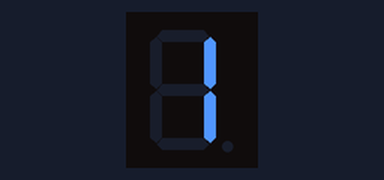
The sketch below on a simulated ESP8266 (NodeMCU). Shown: 1-digit seven-segment display. Wiring (inferred from the names in the program): 1-digit 7-segment display, segments lit when HIGH: segments D0, D1, D2, D3, D4, D5, D6, D7. The segment pins are drawn as the display they are named for.

Above: at 0.1 s.
At 5.1 s:
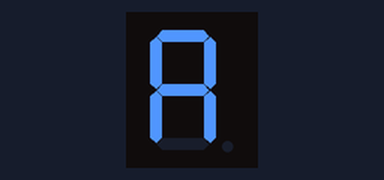
At 6.1 s:
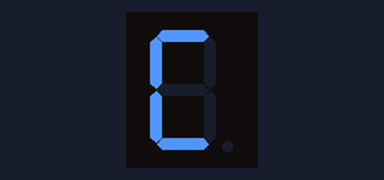
At 6.6 s:
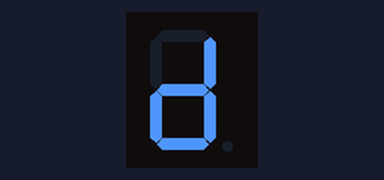
At 7.1 s:
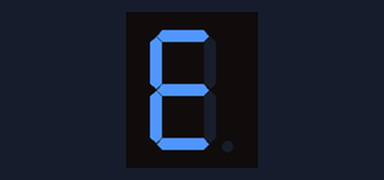
At 7.6 s:
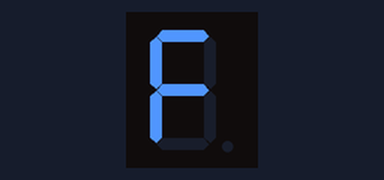

The sketch:

7-segment-display-esp32-c6-counter.ino
```cpp
#define A D0
#define B D1
#define C D2
#define D D3
#define E D4
#define F D5
#define G D6
#define DP D7

void clear(){
  digitalWrite(A, LOW);
  digitalWrite(B, LOW);
  digitalWrite(C, LOW);
  digitalWrite(D, LOW);
  digitalWrite(E, LOW);
  digitalWrite(F, LOW);
  digitalWrite(G, LOW);
  digitalWrite(DP, LOW);

}
void one(){
  digitalWrite(B, HIGH);
  digitalWrite(C, HIGH);
}
void two(){
  digitalWrite(A, HIGH);
  digitalWrite(B, HIGH);
  digitalWrite(D, HIGH);
  digitalWrite(E, HIGH);
  digitalWrite(G, HIGH);
}
void three(){
  digitalWrite(A, HIGH);
  digitalWrite(B, HIGH);
  digitalWrite(C, HIGH);
  digitalWrite(D, HIGH);
  digitalWrite(G, HIGH);
}
void four(){
  digitalWrite(B, HIGH);
  digitalWrite(C, HIGH);
  digitalWrite(F, HIGH);
  digitalWrite(G, HIGH);
}
void five(){
  digitalWrite(A, HIGH);
  digitalWrite(C, HIGH);
  digitalWrite(D, HIGH);
  digitalWrite(F, HIGH);
  digitalWrite(G, HIGH);
}
void six(){
  digitalWrite(A, HIGH);
  digitalWrite(C, HIGH);
  digitalWrite(D, HIGH);
  digitalWrite(E, HIGH);
  digitalWrite(F, HIGH);
  digitalWrite(G, HIGH);
}
void seven(){
  digitalWrite(A, HIGH);
  digitalWrite(B, HIGH);
  digitalWrite(C, HIGH);
}
void eight(){
  digitalWrite(A, HIGH);
  digitalWrite(B, HIGH);
  digitalWrite(C, HIGH);
  digitalWrite(D, HIGH);
  digitalWrite(E, HIGH);
  digitalWrite(F, HIGH);
  digitalWrite(G, HIGH);
}
void nine(){
  digitalWrite(A, HIGH);
  digitalWrite(B, HIGH);
  digitalWrite(C, HIGH);
  digitalWrite(F, HIGH);
  digitalWrite(G, HIGH);
}
void zero(){
  digitalWrite(A, HIGH);
  digitalWrite(B, HIGH);
  digitalWrite(C, HIGH);
  digitalWrite(D, HIGH);
  digitalWrite(E, HIGH);
  digitalWrite(F, HIGH);
}
void a(){
  digitalWrite(A, HIGH);
  digitalWrite(B, HIGH);
  digitalWrite(C, HIGH);
  digitalWrite(E, HIGH);
  digitalWrite(F, HIGH);
  digitalWrite(G, HIGH);
}
void b(){
  digitalWrite(C, HIGH);
  digitalWrite(D, HIGH);
  digitalWrite(E, HIGH);
  digitalWrite(F, HIGH);
  digitalWrite(G, HIGH);
}
void c(){
  digitalWrite(A, HIGH);
  digitalWrite(D, HIGH);
  digitalWrite(E, HIGH);
  digitalWrite(F, HIGH);
}
void d(){
  digitalWrite(B, HIGH);
  digitalWrite(C, HIGH);
  digitalWrite(D, HIGH);
  digitalWrite(E, HIGH);
  digitalWrite(G, HIGH);
}
void e(){
  digitalWrite(A, HIGH);
  digitalWrite(D, HIGH);
  digitalWrite(E, HIGH);
  digitalWrite(F, HIGH);
  digitalWrite(G, HIGH);
}
void f(){
  digitalWrite(A, HIGH);
  digitalWrite(E, HIGH);
  digitalWrite(F, HIGH);
  digitalWrite(G, HIGH);
}
void setup() {
  // put your setup code here, to run once:
  pinMode(A, OUTPUT);
  pinMode(B, OUTPUT);
  pinMode(C, OUTPUT);
  pinMode(D, OUTPUT);
  pinMode(E, OUTPUT);
  pinMode(F, OUTPUT);
  pinMode(G, OUTPUT);
  pinMode(DP, OUTPUT);

}

void loop() {
  // put your main code here, to run repeatedly:
  one();
  delay(500);
  clear();
  two();
  delay(500);
  clear();
  three();
  delay(500);
  clear();
  four();
  delay(500);
  clear();
  five();
  delay(500);
  clear();
  six();
  delay(500);
  clear();
  seven();
  delay(500);
  clear();
  eight();
  delay(500);
  clear();
  nine();
  delay(500);
  clear();
  zero();
  delay(500);
  clear();
  a();
  delay(500);
  clear();
  b();
  delay(500);
  clear();
  c();
  delay(500);
  clear();
  d();
  delay(500);
  clear();
  e();
  delay(500);
  clear();
  f();
  delay(500);
  clear();
}
```

Measured:
- by itself, everything shown: repeats every 8.0 s, in 17 steps
- what the display in image 1 shows lasts 0.5 s, from 5.0 s to 5.5 s
